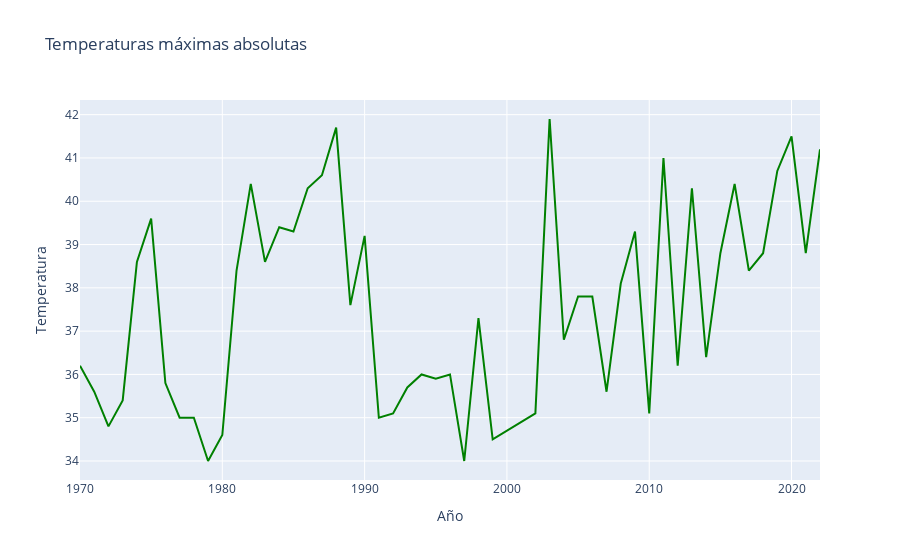

The code cell stored with this chart in its notebook:
### Code cell
#Temperaturas máximas absolutas, puede servir

# import graph objects as "go"
import plotly.graph_objs as go


# creating trace1
trace1 =go.Scatter(
                    x = bilbao_anualdf["año"],
                    y = bilbao_anualdf["ta_max"],
                    mode = "lines",
                    name = "T máxima",
                    marker = dict(color = 'green'))
# creating trace2
# trace2 =go.Scatter(
#                     x = bilbao_anualdf["año"],
#                     y = bilbao_anualdf["ta_min"],
#                     mode = "markers",
#                     name = "T mínima",
#                     marker = dict(color = 'rgba(255, 128, 2, 0.8)'),
#                     text= bilbao_anualdf["año"])
# # creating trace3
# trace3 =go.Scatter(
#                     x = df2016.world_rank,
#                     y = df2016.citations,
#                     mode = "markers",
#                     name = "2016",
#                     marker = dict(color = 'rgba(0, 255, 200, 0.8)'),
#                     text= df2016.university_name)

data = [trace1]

layout = dict(title = 'Temperaturas máximas absolutas',
              xaxis= dict(title= 'Año'),
              yaxis= dict(title= 'Temperatura')
             )

fig2 = dict(data = data, layout = layout)
# fig = go.Figure(data = data, layout=layout)
iplot(fig2)

### Figure 1 — Plotly figure (JSON) as saved in the notebook; plotly's stock layout.template omitted (floating-point values rounded to 4 significant figures)
{"data": [{"marker": {"color": "green"}, "mode": "lines", "name": "T máxima", "type": "scatter", "x": [1970, 1971, 1972, 1973, 1974, 1975, 1976, 1977, 1978, 1979, 1980, 1981, 1982, 1983, 1984, 1985, 1986, 1987, 1988, 1989, 1990, 1991, 1992, 1993, 1994, 1995, 1996, 1997, 1998, 1999, 2002, 2003, 2004, 2005, 2006, 2007, 2008, 2009, 2010, 2011, 2012, 2013, 2014, 2015, 2016, 2017, 2018, 2018, 2019, 2020, 2021, 2022], "y": [36.2, 35.6, 34.8, 35.4, 38.6, 39.6, 35.8, 35, 35, 34, 34.6, 38.4, 40.4, 38.6, 39.4, 39.3, 40.3, 40.6, 41.7, 37.6, 39.2, 35, 35.1, 35.7, 36, 35.9, 36, 34, 37.3, 34.5, 35.1, 41.9, 36.8, 37.8, 37.8, 35.6, 38.1, 39.3, 35.1, 41, 36.2, 40.3, 36.4, 38.8, 40.4, 38.4, 38.8, 38.8, 40.7, 41.5, 38.8, 41.2]}], "layout": {"title": {"text": "Temperaturas máximas absolutas"}, "xaxis": {"title": {"text": "Año"}}, "yaxis": {"title": {"text": "Temperatura"}}}}
